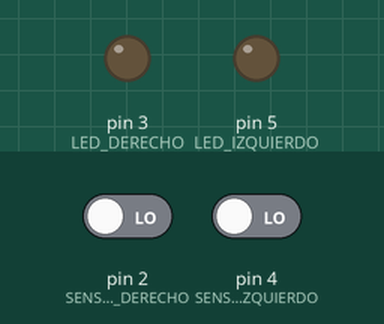
Simulated run of this sketch. Board: Arduino Uno, built with avr-gcc and run on an emulated ATmega328P. Shown: output pins drawn as LEDs (lit = HIGH). Inputs (shaded band) come from the test bench; at power-on: pin 2 (SENSOR_DERECHO) LOW, pin 4 (SENSOR_IZQUIERDO) LOW.

Above: at 1.2 s.
1.3 s: pin 2 (SENSOR_DERECHO) driven HIGH
At 1.7 s:
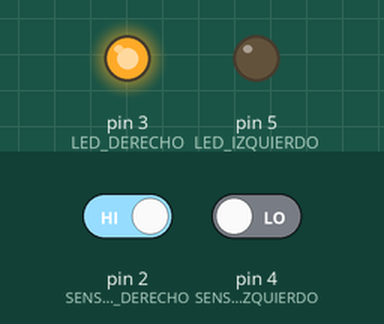
2.9 s: pin 4 (SENSOR_IZQUIERDO) driven HIGH
At 4.1 s:
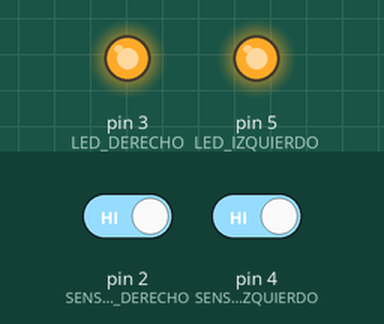
4.4 s: pin 2 (SENSOR_DERECHO) driven LOW
At 5.2 s:
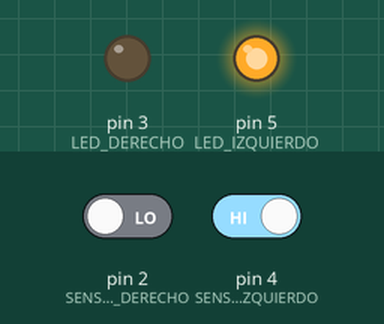
5.9 s: pin 4 (SENSOR_IZQUIERDO) driven LOW
At 6.3 s:
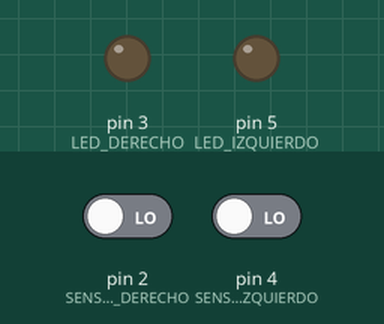
Timing chart, 0 to 8.4 s (numbered marks = the images above; inputs shaded):
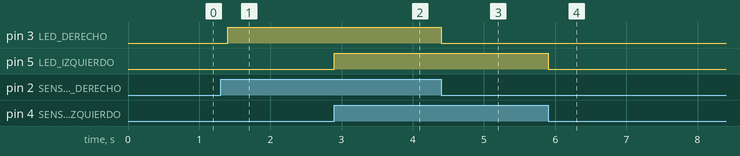

Measured:
- after the input at 1.3 s, pin 3 (LED_DERECHO): LOW → HIGH after 0.10 s
- after the input at 2.9 s, pin 5 (LED_IZQUIERDO): LOW → HIGH at once
- after the input at 4.4 s, pin 3 (LED_DERECHO): HIGH → LOW at once
- after the input at 5.9 s, pin 5 (LED_IZQUIERDO): HIGH → LOW at once

The sketch:

Doble_sensor_de_orientaci_n.ino
```cpp
int SENSOR_DERECHO =2;      //Se declara el sensor derecho
int LED_DERECHO =3;   //Se declara el led derecho

int SENSOR_IZQUIERDO =4;    //Se declara el sensor izquierdo
int LED_IZQUIERDO =5;       //Se delclara el led izquierdo
int ESTADO_DERECHO;     //Se declara la variable "ESTADO_DERECHO"
int ESTADO_IZQUIERDO;   //Se declara una variable llamada "ESTADO_IZQUIERDO"


void setup() {
  pinMode(SENSOR_DERECHO,INPUT);    //Se declaran los sensores como entrada
  pinMode(LED_DERECHO, OUTPUT);     //Se declaran los leds como salidas
  pinMode(SENSOR_IZQUIERDO,INPUT);
  pinMode(LED_IZQUIERDO, OUTPUT);
}

void loop() {
  ESTADO_DERECHO=digitalRead(SENSOR_DERECHO);     //El Estado derecho es igual a la lectura del  sensor derecho
  digitalWrite(LED_DERECHO,ESTADO_DERECHO);     //Se escribe en el led derecho el valor leído en el estado derecho
  delay(100);   //Demora de 100 milisegundos
  ESTADO_IZQUIERDO=digitalRead(SENSOR_IZQUIERDO);//El Estado izquierdo  es igual a la lectura del  sensor izquierdo
  digitalWrite(LED_IZQUIERDO,ESTADO_IZQUIERDO);   //Se escribe en el led izquierdo el valor leído en el estado izquierdo
  delay(100);    //demora de 100 milisegundos

}
```
